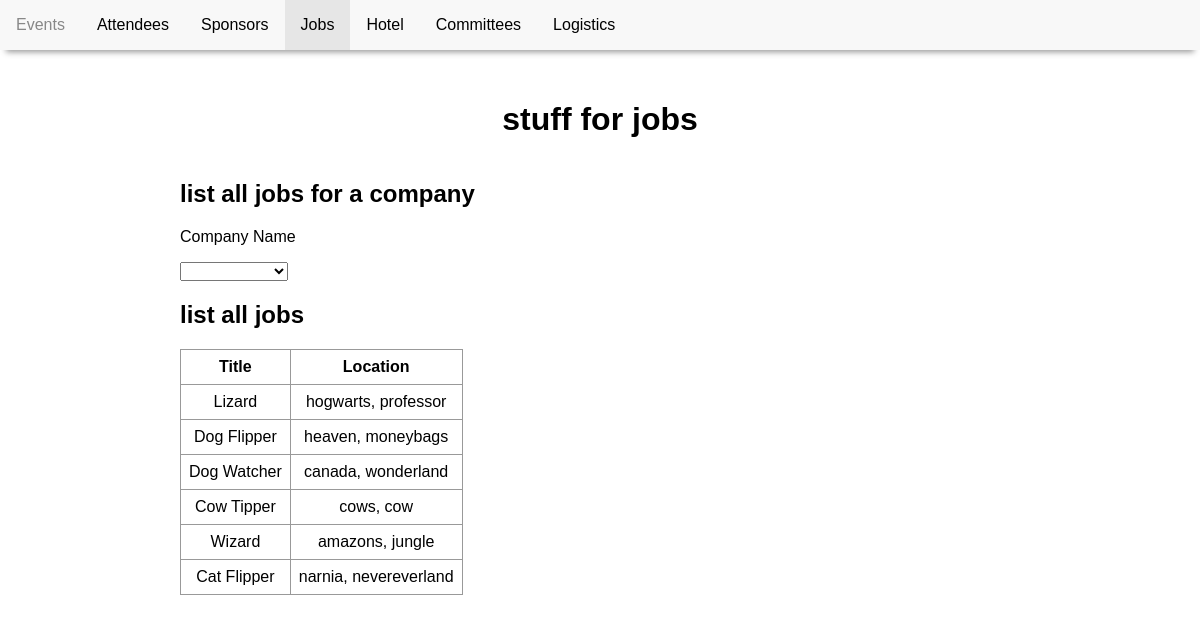
/jobs.php, run on the app's committed database.
### tables this page shows
CREATE TABLE JobPostings(
    jobTitle varchar(30) NOT NULL,
    jobCity varchar(30) NOT NULL,
    jobProvince varchar(30) NOT NULL,
    payRate decimal(8,2),
    companyName varchar(30) NOT NULL,
    PRIMARY KEY (jobTitle, jobCity, jobProvince, companyName),
    FOREIGN KEY (companyName) REFERENCES SponsorCompany(companyName) ON DELETE CASCADE
);

### jobs.php (the view, shortened to what this page needs)
<!DOCTYPE html>
<html>
    <head>
    <link href="conference.css" type="text/css" rel="stylesheet" />
    </head>
    <body>
        <nav>
            <ul class="navbar">
                <li><a href="index.php">Events</a></li>
                <li><a href="attendees.php">Attendees</a></li>
                <li><a href="sponsors.php">Sponsors</a></li>
                <li><a class="active" href="jobs.php">Jobs</a></li>
                <li><a href="hotel.php">Hotel</a></li>
                <li><a href="committees.php">Committees</a></li>
                <li><a href="logistics.php">Logistics</a></li>
            </ul>
        </nav>
        <header>
            <h1>stuff for jobs</h1>
        </header>
        <div class="main">
            <?php include 'pdo.php'; ?>
            <div id="companyjobs">
                <h2>list all jobs for a company</h2>
                <div id="companyselection">
                    <p>Company Name</p>
                    <?php
                        $query = 'SELECT companyName FROM SponsorCompany;';
                        $stmt = $pdo->prepare($query);
                        $stmt->execute();
                        echo "<select id='companyname' onChange='displayJobs(this.value)'>";
                        echo "<option value=''></option>";
                        while ($company = $stmt->fetch()){
                            echo "<option value=" . $company['companyName'] . ">" . $company["companyName"] . "</option>";
                        }
                        echo "</select><br>";
                    ?>
                </div>
            </div>
            <h2>list all jobs</h2>
            <?php
                $query = 'SELECT jobTitle, CONCAT(jobCity,\', \',jobProvince) as jobLocation FROM JobPostings;';
                $stmt = $pdo->prepare($query);
                $stmt->execute();
                echo "<table>";
                    echo "<tr><th>Title</th><th>Location</th></tr>";
                    while ($job = $stmt->fetch()) {
                        $jobTitle = $job["jobTitle"];
                        $jobLocation = $job["jobLocation"];
                        echo "<tr><td>$jobTitle</td><td>$jobLocation</td></tr>";
                    }
                echo "</table>";
            ?>
        </div>
    </body>
</html>

### conference.css (style rules this page uses)
html { margin: 0; padding: 0; height: 100%; width: 100%; }
body { font-family: sans-serif; height: 100%; width: 100%; margin: 0; padding: 0; display: grid; grid-template-columns: 15% 35% 35% 15%; grid-template-rows: 10% 10% auto 10%; grid-template-areas: "navbar navbar navbar navbar" ". header header ." ". main main ." "footer footer footer footer"; }
nav { grid-area: navbar; position: fixed; width:100%; z-index: 999; box-shadow: 0 8px 6px -6px rgb(151, 151, 151); }
nav ul { list-style-type: none; margin: 0; padding: 0; overflow: hidden; background-color: rgb(248, 248, 248); }
nav ul li { float: left; }
nav ul li a { display: block; padding: 16px; color: black; text-decoration: none; }
nav ul li a.active { background-color: rgb(230, 230, 230); color: black; }
header { grid-area: header; text-align: center; }
.main { grid-area: main; }
table { border-collapse: collapse; }
td,th { border: 1px solid #999; padding: 0.5rem; text-align: center; }

### data on the page
jobpostings: jobTitle "Lizard", jobLocation "hogwarts, professor"
jobpostings: jobTitle "Dog Flipper", jobLocation "heaven, moneybags"
jobpostings: jobTitle "Dog Watcher", jobLocation "canada, wonderland"
jobpostings: jobTitle "Cow Tipper", jobLocation "cows, cow"
jobpostings: jobTitle "Wizard", jobLocation "amazons, jungle"
jobpostings: jobTitle "Cat Flipper", jobLocation "narnia, nevereverland"
